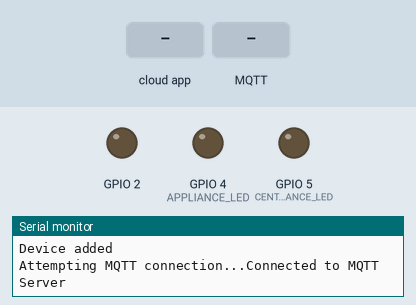
A sketch run on a simulated ESP8266 (NodeMCU). Parts: output pins drawn as LEDs (lit = HIGH), the last lines printed to the serial monitor. The inputs (shaded band) are chosen by the test bench. WiFi joins after 1.5 s; servers stay silent unless stated; random numbers use the default seed unless the sketch sets one; no MQTT or app messages arrive unless stated.

Above: at 3.7 s.
3.8 s: the phone or cloud app sets Light.1 to 0
At 4.2 s:
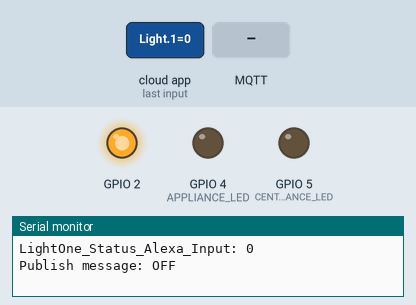
5.3 s: the phone or cloud app sets Light.1 to 64
At 6.5 s:
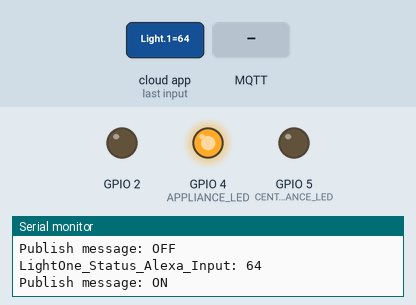
6.8 s: the phone or cloud app sets Light.2 to 0
At 7.7 s:
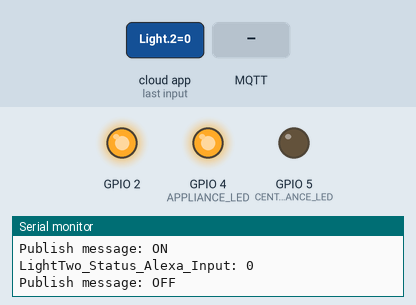
8.3 s: MQTT message "hxjmi80946" arrives on the first subscribed topic
At 9.1 s:
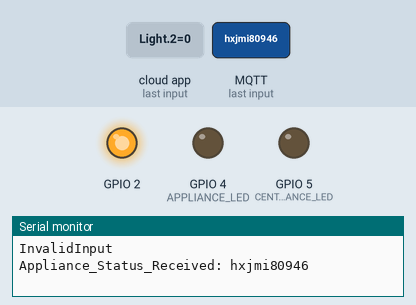
9.8 s: the phone or cloud app sets Light.1 to 128
At 11.2 s:
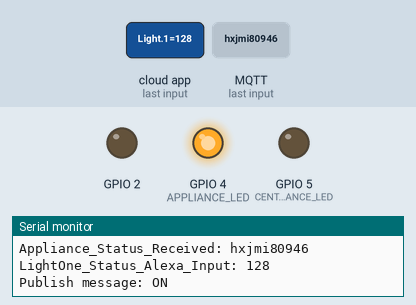
Timing chart, 0 to 12.8 s (numbered marks = the images above; inputs shaded):
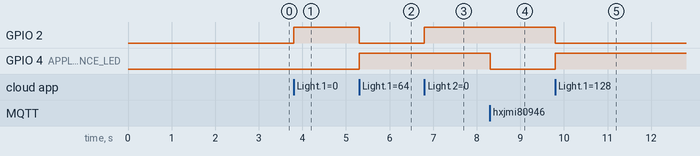

Measured:
- after the input at 3.8 s, GPIO 2: LOW → HIGH at once
- after the input at 5.3 s, GPIO 2: HIGH → LOW at once; GPIO 4 (APPLIANCE_LED): LOW → HIGH at once
- after the input at 6.8 s, GPIO 2: LOW → HIGH at once
- after the input at 8.3 s, GPIO 4 (APPLIANCE_LED): HIGH → LOW at once
- after the input at 9.8 s, GPIO 2: HIGH → LOW at once; GPIO 4 (APPLIANCE_LED): LOW → HIGH at once

The sketch:

ESP8266_Alexa_Mqtt.ino
```cpp
/*******************************************************************************
                              Includes
*******************************************************************************/
#include <Arduino.h>
#ifdef ESP8266
#include <ESP8266WiFi.h>
#include <PubSubClient.h>
#include <ArduinoJson.h>
#include <string.h>
#include <Espalexa.h>
#include <WiFiClientSecure.h>
#include <string.h>
#else
#include <WiFi.h>
#endif
/*******************************************************************************
                              defines
*******************************************************************************/
#define ESPALEXA_DEBUG
#define ESPALEXA_MAXDEVICES   5
#define APPLIANCE_LED          4          // GPIO 4 (On board: D2)
#define CENTRAL_APPLIANCE_LED  5          // GPIO 5 (On board: D1)
#define MSG_BUFFER_SIZE       (50)
/*******************************************************************************
                             Global Variables
*******************************************************************************/
void LightOne(EspalexaDevice* dev);
void LightTwo(EspalexaDevice* dev);
WiFiClient espClient;
PubSubClient client(espClient);
WiFiClientSecure net_ssl;
EspalexaDevice* Device1;
EspalexaDevice* Device2;
Espalexa espalexa;
bool interruptflag = true;
const char* ssid = "Gopalmath";
const char* password = "Skrillex@123";
//const char* ssid = "dlink-2C2C";
//const char* password = "hxjmi80946";
const char* mqtt_server = "192.168.0.111";
unsigned long lastMsg = 0;
char msg[MSG_BUFFER_SIZE];
int value = 0;
int i = 0;

/*******************************************************************************
  Function    : setup
  Description : This function will Initialize the MQTT server, Connect ESP8266
                to Internet(via WiFi). Also, Initialize Alexa with ESP
  Input       : NA
  Output      : NA
  Return      : NA
*******************************************************************************/
void setup()
{
  pinMode(LED_BUILTIN, OUTPUT);              // Initialize the LED_BUILTIN pin as an output
  pinMode(APPLIANCE_LED, OUTPUT);             // Initialize the APPLIANCE_LED pin as an output
  pinMode(CENTRAL_APPLIANCE_LED, OUTPUT);     // Initialize the CENTRAL_APPLIANCE_LED pin as an output
  pinMode(14, INPUT_PULLUP);
  Serial.begin(115200);                      // Set Baud Rate to 115200
  Serial.println('\n');
  WiFi.begin(ssid, password);                // Connect ESP8266 to WiFi using ssid and password
  Serial.println("Connecting.....");         // Print "Connecting....." on Serial Monitor
  client.setServer(mqtt_server, 1883);       // Set MQTT Server
  client.setCallback(callback);              // Initialize callback func. of MQTT

  while (WiFi.status() != WL_CONNECTED )     // Check whether ESP8266 is connected to WiFi
  {
    delay(500);
    Serial.println("Not connected");
  }

  if (WiFi.status() == WL_CONNECTED)         // Once ESP8266 is connected to WiFi
  {
    Serial.println('\n');
    Serial.println("Connected to :- ");      // Print "Connected" to connected ssid on Serial Monitor
    delay(1000);
    Serial.println("IP address is:- ");      // Print "IP Address of ESP8266" on Serial Monitor
    Serial.println(WiFi.localIP());
    Serial.println(WiFi.macAddress());

    Serial.println("Let's add devices");

    // Add Device 1 setup
    Device1 = new EspalexaDevice("Light 1", LightOne, EspalexaDeviceType::onoff);
    espalexa.addDevice(Device1);

    // Add Device 2 setup
    Device2 = new EspalexaDevice("Light 2", LightTwo, EspalexaDeviceType::color);
    espalexa.addDevice(Device2);

    espalexa.begin();                         // Initialize ESP_ALEXA
    Serial.println("Device added");
  }
  else
  {
    Serial.println("outside");
  }
  Serial.flush();
  client.subscribe("lighting_control/central/appliance/Rpi"); // Subscribe to "lighting_control/central/Rpi"
  client.subscribe("lighting_control/central/lighting/PC");   // Subscribe to "lighting_control/central/PC"
}

/*******************************************************************************
  Function    : loop
  Description : This function will execute the MQTT server and ESP_ALEXA
                indefinitely.
  Input       : NA
  Output      : NA
  Return      : NA
*******************************************************************************/
void loop()
{
  espalexa.loop();                                  // Execute Alexa loop
  if (!client.connected())                          // Reconnect the ESP8266 to MQTT server if not connected
  {
    reconnect();
  }
  client.loop();                                    // Execute MQTT Server to Publish/ Subscribe
}

/*******************************************************************************
  Function    : LightOne
  Description : This function will control APPLIANCE_LED (GPIO 4 (On board: D2))
                via Alexa's inputs.
  Input       : Alexa's Device1
  Output      : NA
  Return      : NA
*******************************************************************************/
void LightOne(EspalexaDevice* Device1)
{
  uint8_t LightOne_Status = Device1->getValue();              // Get Device1 value from Alexa and store in LightOne_Status
  Serial.println();
  Serial.print("LightOne_Status_Alexa_Input: ");
  Serial.print(LightOne_Status);                              // Print LightOne_Status on serial monitor
  if (Device1 == nullptr)                                     // If NULL (nothing) is received from Alexa
  {
    return;                                                   // Exit the function
  }
  if (LightOne_Status)                                        // If ON is received from Alexa
  {
    digitalWrite(LED_BUILTIN, LOW);
    digitalWrite(APPLIANCE_LED, HIGH);                        // Turn the APPLIANCE_LED on
    snprintf (msg, MSG_BUFFER_SIZE, "ON");                    // Create "ON" message to be published
    Serial.println();
    Serial.print("Publish message: ");
    Serial.print(msg);                                        // Print the created message on serial monitor
    client.publish("lighting_control/central/appliance/esp8266", msg);  // Publish "ON" message through MQTT
  }
  else
  {
    digitalWrite(LED_BUILTIN, HIGH);
    digitalWrite(APPLIANCE_LED, LOW);                          // Turn the APPLIANCE_LED off
    snprintf (msg, MSG_BUFFER_SIZE, "OFF");                    // Create "OFF" message to be published
    Serial.println();
    Serial.print("Publish message: ");
    Serial.print(msg);                                         // Print the created message on serial monitor
    client.publish("lighting_control/central/appliance/esp8266", msg);  // Publish "OFF" message through MQTT
  }
}

/*******************************************************************************
  Function    : LightTwo
  Description : This function will control CENTRAL_APPLIANCE_LED (GPIO 5
                (On board: D1)) via Alexa's inputs.
  Input       : Alexa's Device2
  Output      : NA
  Return      : NA
*******************************************************************************/
void LightTwo(EspalexaDevice* Device2)
{
  uint8_t LightTwo_Status = Device2->getValue();              // Get Device2 value from Alexa and store in LightTwo_Status
  Serial.println();
  Serial.print("LightTwo_Status_Alexa_Input: ");
  Serial.print(LightTwo_Status);                              // Print LightTwo_Status on serial monitor
  if (Device2 == nullptr)                                     // If NULL (nothing) is received from Alexa
  {
    return;                                                   // Exit the function
  }
  if (LightTwo_Status)                                        // If ON is received from Alexa
  {
    snprintf (msg, MSG_BUFFER_SIZE, "AI");                    // Create "AI" message to be published
    Serial.println();
    Serial.print("Publish message: ");
    Serial.print(msg);                                        // Print the created message on serial monitor
    client.publish("lighting_control/central/lighting/esp8266", msg);  // Publish "AI" message through MQTT
  }
  else
  {
    digitalWrite(CENTRAL_APPLIANCE_LED, LOW);                 // Turn the CENTRAL_APPLIANCE_LED off
    digitalWrite(LED_BUILTIN, HIGH);                          // Turn the LED_BUILTIN off (active low)
    snprintf (msg, MSG_BUFFER_SIZE, "OFF");                   // Create "OFF" message to be published
    Serial.println();
    Serial.print("Publish message: ");
    Serial.print(msg);                                                 // Print the created message on serial monitor
    client.publish("lighting_control/central/lighting/esp8266", msg);  // Publish "OFF" message through MQTT
  }
}

/*******************************************************************************
  Function    : callback
  Description : This function controls APPLIANCE_LED after receving input through
                MQTT server.
  Input       : MQTT: subscribed topic, payload from subscribed topic, length of
                payload
  Output      : NA
  Return      : NA
*******************************************************************************/
void callback(char* topic, byte* payload, unsigned int length)
{
  if (strcmp(topic,"lighting_control/central/lighting/PC")==0)
  {
    Serial.println();
    Serial.print("Message arrived from PC");
    Serial.println();
    Serial.print("Topic: ");
    Serial.print(topic);
    String Light_Status_Received =  String((char*)payload );    // Get payload in LightOne_Status_Received


    StaticJsonDocument<200> doc;
    DeserializationError error = deserializeJson(doc, payload); // Get the JSON object

    if (error)                                                  // Test if parsing succeeds
    {
      Serial.println(F("deserializeJson() failed: "));
      Serial.print(error.c_str());                              // Print parsing error
    }


    for (int i = 0; i < length; i++)
    {
      String Light_Status_Received = doc["Central Lighting"];   // Store the string of JSON object(Central_light) sent via MQTT in LightOne_Status_Received
    }

    Serial.println();
    Serial.print("Light_Status_Received: ");
    Serial.print(Light_Status_Received);                        // Print the LightOne_Status_Received


    if (Light_Status_Received[23] == 'n' || Light_Status_Received[23] == 'N' )  // Check whether string LightOne_Status_Received is ON(/On) or OFF(/Off)
    {
      digitalWrite(CENTRAL_APPLIANCE_LED, HIGH);                         // Turn the CENTRAL_APPLIANCE_LED on if LightOne_Status_Received == ON/ On
      digitalWrite(LED_BUILTIN, LOW);
    }
    else
    {
      digitalWrite(CENTRAL_APPLIANCE_LED, LOW);                          // Turn the CENTRAL_APPLIANCE_LED off if LightOne_Status_Received == OFF/ Off
      digitalWrite(LED_BUILTIN, HIGH);
    }
  }
  else if (strcmp(topic,"lighting_control/central/appliance/Rpi")==0)
  {
    Serial.println();
    Serial.print("Message arrived from RPi");
    Serial.println();
    Serial.print("Topic: ");
    Serial.print(topic);
    String Appliance_Status_Received =  String((char*)payload ); // Get payload in LightOne_Status_Received

    StaticJsonDocument<200> doc;
    DeserializationError error = deserializeJson(doc, payload);  // Get the JSON object

    if (error)                                                   // Test if parsing succeeds
    {
      Serial.println(F("deserializeJson() failed: "));
      Serial.print(error.c_str());                               // Print parsing error
    }


    for (int i = 0; i < length; i++)
    {
      String Appliance_Status_Received = doc["Appliance"];       // Store the string of JSON object(Central_light) sent via MQTT in LightOne_Status_Received
    }

    Serial.println();
    Serial.print("Appliance_Status_Received: ");
    Serial.print(Appliance_Status_Received);                     // Print the LightOne_Status_Received


    if (Appliance_Status_Received[16] == 'n' || Appliance_Status_Received[16] == 'N' )  // Check whether string LightOne_Status_Received is ON(/On) or OFF(/Off)
    {
      digitalWrite(APPLIANCE_LED, HIGH);                          // Turn the APPLIANCE_LED on if LightOne_Status_Received == ON/ On
      digitalWrite(LED_BUILTIN, LOW);
    }
    else
    {
      digitalWrite(APPLIANCE_LED, LOW);                          // Turn the APPLIANCE_LED off if LightOne_Status_Received == OFF/ Off
      digitalWrite(LED_BUILTIN, HIGH);
    }
  }
  else
  {
    // Do Nothing
  }
}

/*******************************************************************************
  Function    : reconnect
  Description : This function reconnects the ESP8266 to MQTT server
  Input       : NA
  Output      : NA
  Return      : NA
*******************************************************************************/
void reconnect()
{
  while (!client.connected())                                 // Loop until ESP8266 is connected to MQTT server
  {
    Serial.print("Attempting MQTT connection...");
    String clientId = "ESP8266Client-";                       // Create a random client ID
    clientId += String(random(0xffff), HEX);
    if (client.connect(clientId.c_str()))                     // Attempt to connect to MQTT server
    {
      Serial.println("Connected to MQTT Server");
      client.publish("lighting_control/central/lighting/esp8266", "Smart Central Lighting"); // Once connected, publish an announcement.
      client.subscribe("lighting_control/central/appliance/Rpi");       // Resubscribe to "lighting_control/central/Rpi"
      client.subscribe("lighting_control/central/lighting/PC"); // Subscribe to "lighting_control/central/Rpi"
    }
    else
    {
      Serial.print("failed, rc=");                            // Failed to connect to MQTT server
      Serial.print(client.state());                           // Print "client state" on serial monitor
      Serial.println("Trying again in 5 seconds");
      delay(5000);                                            // Wait 5 seconds before retrying
    }
  }
}

/******************************************************************************
                      End of File
******************************************************************************/
```
